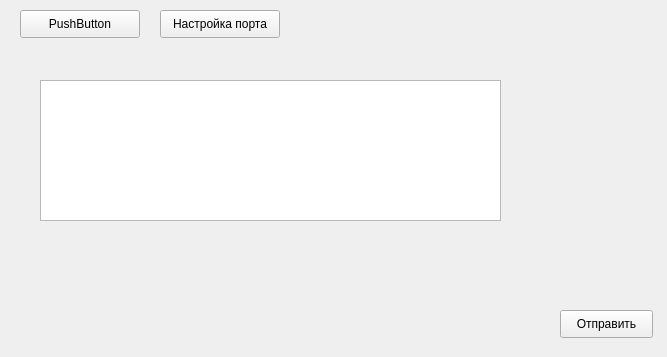
<?xml version="1.0" encoding="UTF-8"?>
<ui version="4.0">
 <class>Menu</class>
 <widget class="QWidget" name="Menu">
  <property name="geometry">
   <rect>
    <x>0</x>
    <y>0</y>
    <width>667</width>
    <height>357</height>
   </rect>
  </property>
  <property name="windowTitle">
   <string>Form</string>
  </property>
  <widget class="QPushButton" name="pushButton">
   <property name="geometry">
    <rect>
     <x>20</x>
     <y>10</y>
     <width>120</width>
     <height>28</height>
    </rect>
   </property>
   <property name="text">
    <string>PushButton</string>
   </property>
  </widget>
  <widget class="QPushButton" name="pushButton_2">
   <property name="geometry">
    <rect>
     <x>160</x>
     <y>10</y>
     <width>120</width>
     <height>28</height>
    </rect>
   </property>
   <property name="text">
    <string>Настройка порта</string>
   </property>
  </widget>
  <widget class="QPushButton" name="pushButton_3">
   <property name="geometry">
    <rect>
     <x>560</x>
     <y>310</y>
     <width>93</width>
     <height>28</height>
    </rect>
   </property>
   <property name="text">
    <string>Отправить</string>
   </property>
  </widget>
  <widget class="QTextEdit" name="textEdit">
   <property name="geometry">
    <rect>
     <x>40</x>
     <y>80</y>
     <width>461</width>
     <height>141</height>
    </rect>
   </property>
  </widget>
  <widget class="QLabel" name="label">
   <property name="geometry">
    <rect>
     <x>330</x>
     <y>10</y>
     <width>111</width>
     <height>51</height>
    </rect>
   </property>
   <property name="text">
    <string/>
   </property>
  </widget>
 </widget>
 <resources/>
 <connections/>
</ui>
